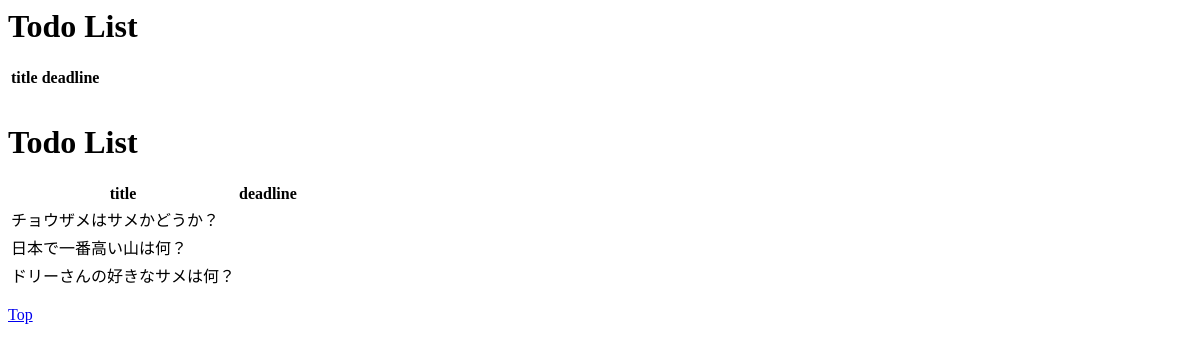
Before: /quiz_list with the older database file.
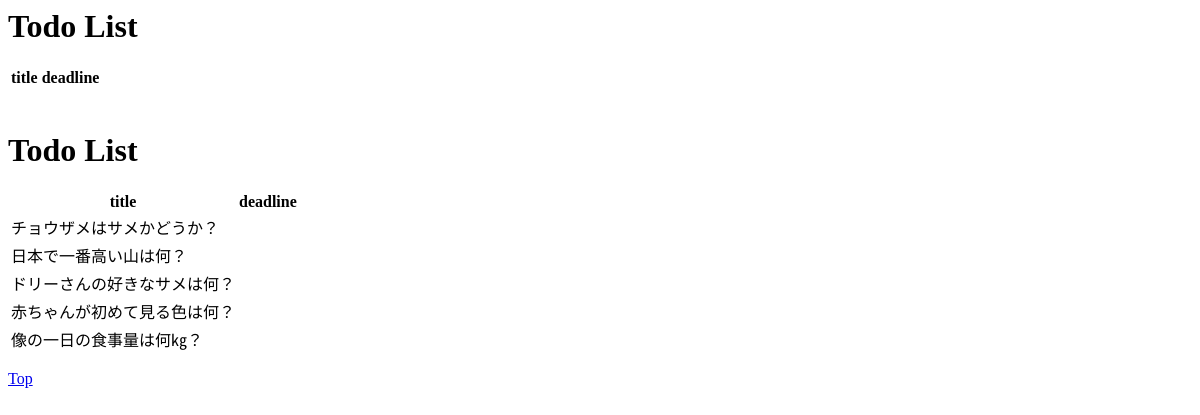
After: the same page with the newer database file.
### app/models.py (models this page shows, shortened)
class Quiz(models.Model):
    text = models.TextField()
    answer1=models.TextField(null=True)
    answer2=models.TextField(null=True)
    correct_answer=models.IntegerField(default=1)

### app/views.py (the view)
# urls.py: path("quiz_list",views.TodoList.as_view(), name="list"),
class TodoList(ListView):
    model = Quiz
    context_object_name = "tasks"

### templates/app/quiz_list.html
<h1>Todo List</h1>
<table>
    <thead>
        <tr>
        <th scope="col">title</th>
        <th scope="col">deadline</th>
        </tr>
    </thead>
    <tbody>
    {% for task in tasks %}
    <tr>
        <td>{{ task.title }}</td>
        <td>{{ task.deadline }}</td>
    </tr>
    {% endfor %}
    </tbody>
</table><h1>Todo List</h1>
<table>
    <thead>
        <tr>
        <th scope="col">title</th>
        <th scope="col">deadline</th>
        </tr>
    </thead>
    <tbody>
    {% for task in tasks %}
    <tr>
        <td>{{ task.text }}</td>
    </tr>
    {% endfor %}
    </tbody>
</table>
<p><a href="{% url 'monndai_show' %}">Top</a></p>

Changed rows visible on the page:
added Quiz: text "赤ちゃんが初めて見る色は何？"
added Quiz: text "像の一日の食事量は何㎏？"
